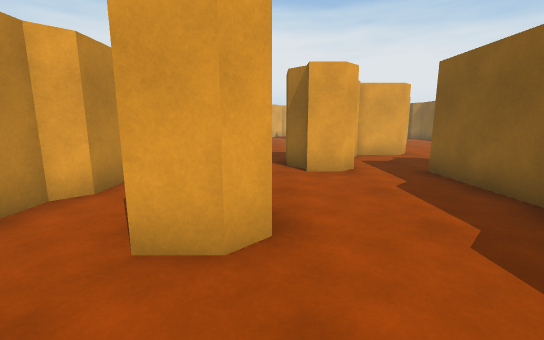
[1] (above)

24 first-person views from a walk through a Unity game level. The camera is 1.4 m above the floor, tilts 10° down and sees 90° across. The floor is counted in squares, 1 m on a side. Each view is taken from the middle of a square. On the plan, view 1 faces up. The plan holds only what a view shows up to about 13 squares ahead; the rest is blank. The place goes on beyond the plan. The player is left out.

[2]
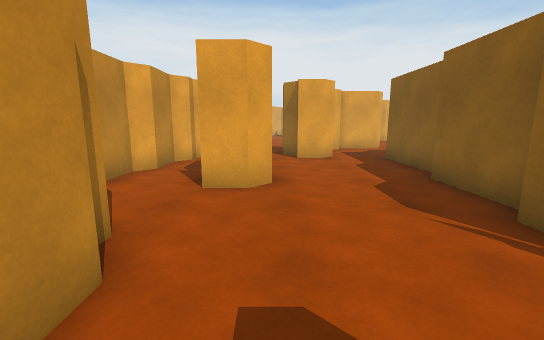

[3]
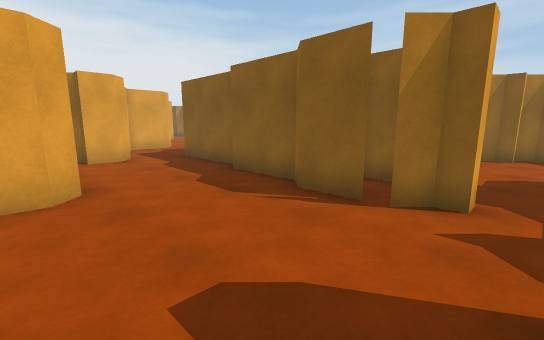

[4]
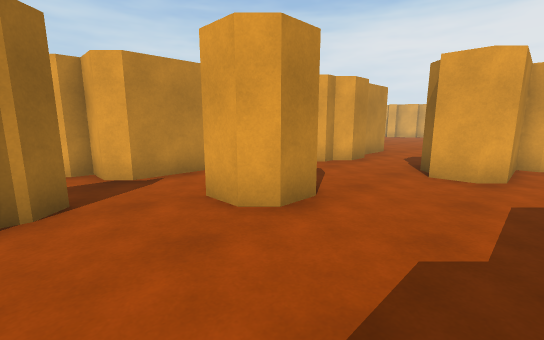

[5]
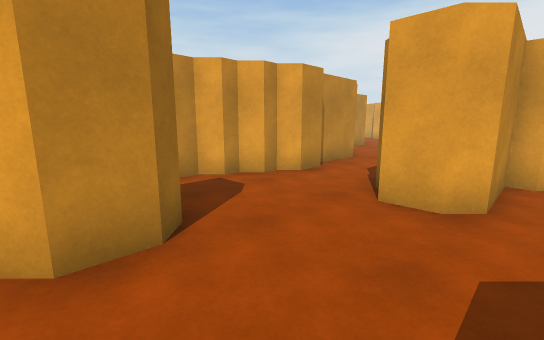

[6]
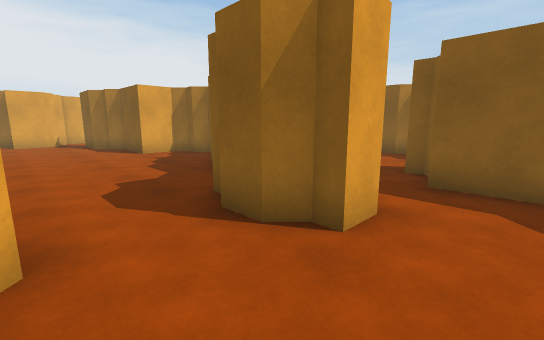

[7]
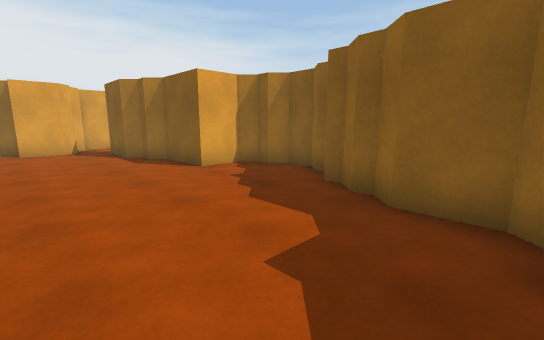

[8]
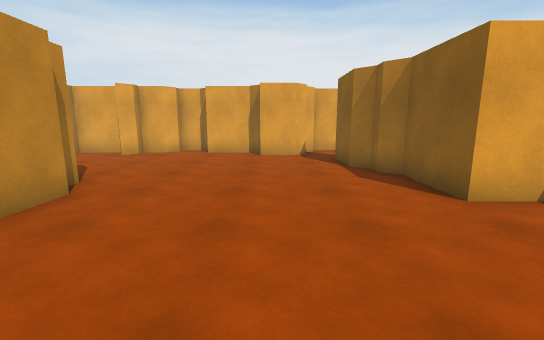

[9]
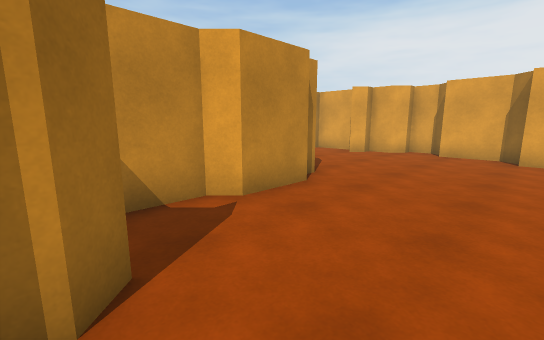

[10]
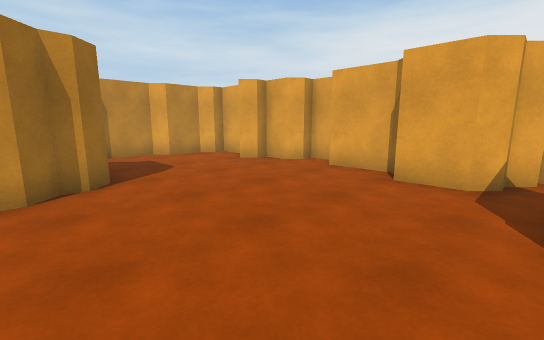

[11]
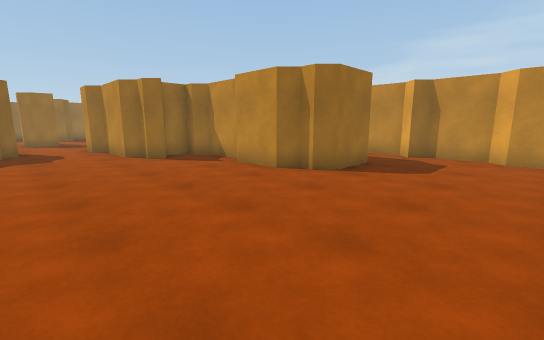

[12]
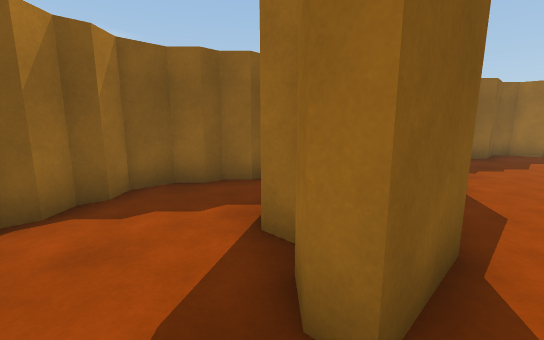

[13]
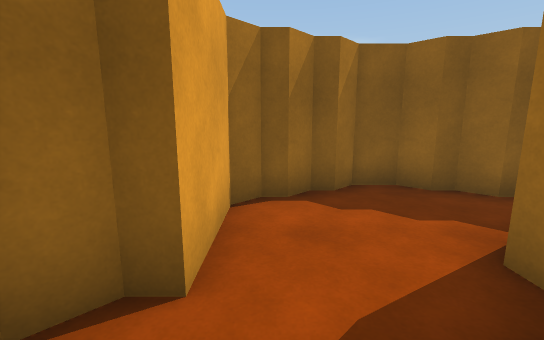

[14]
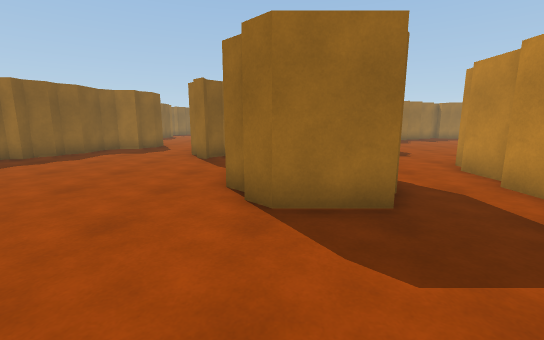

[15]
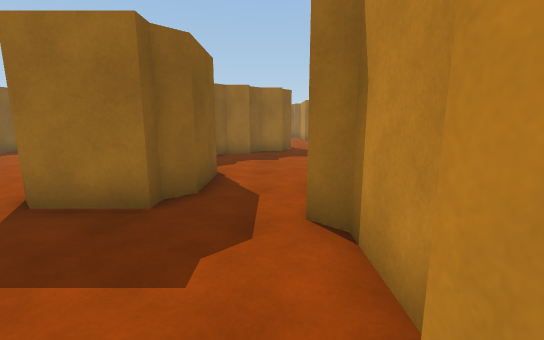

[16]
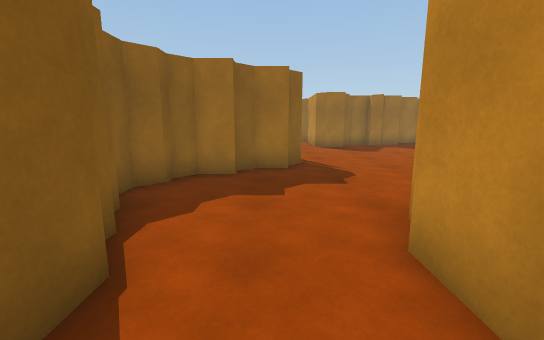

[17]
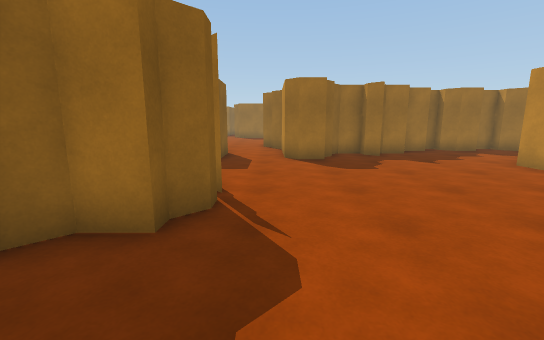

[18]
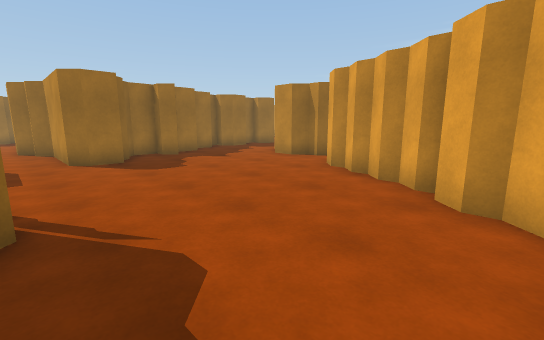

[19]
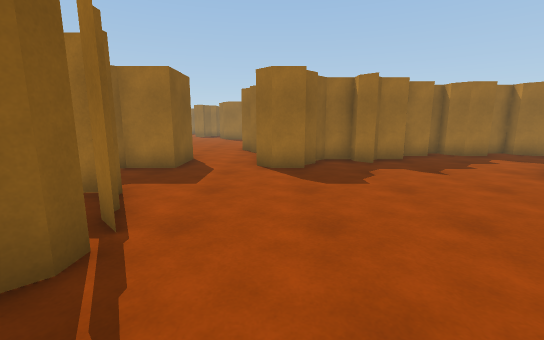

[20]
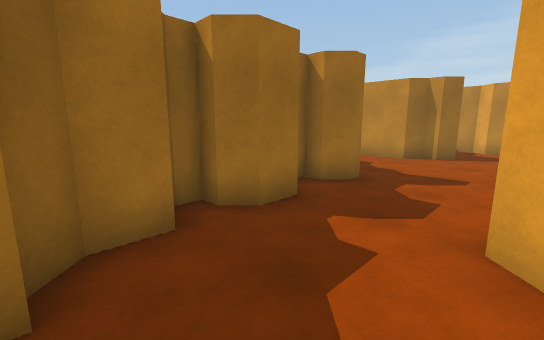

[21]
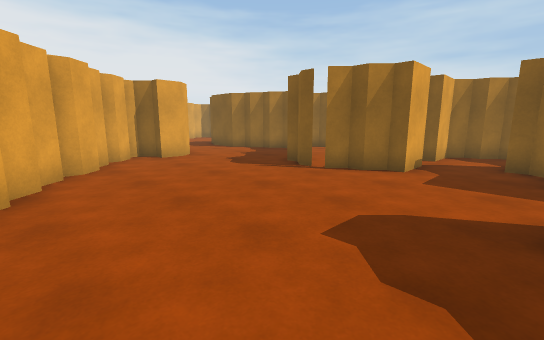

[22]
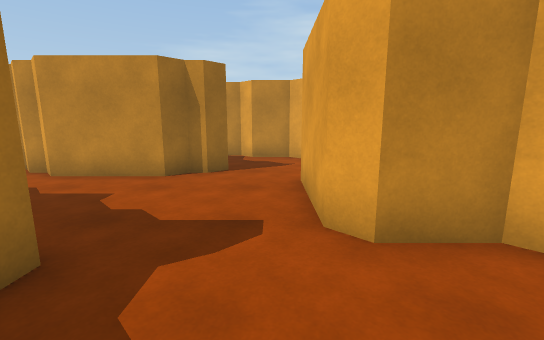

[23]
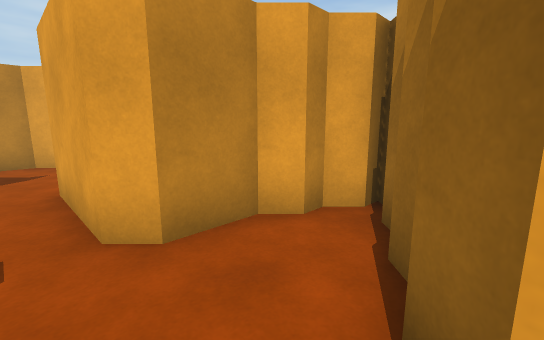

[24]
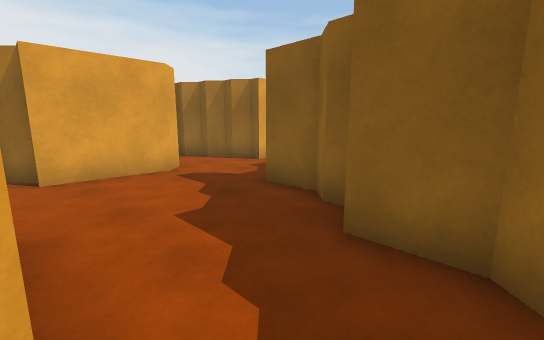

### Floor plan
Key: @ floor where view 1 was taken; # wall or solid block; . floor.
Columns run from 30 left of view 1 to 13 right of it. Each row starts with its distance up from view 1.
 28                         ###    ###
 27                     #####.###### ####
 26                    ##..#.....##.....##
 25                    #.................#
 24                    #............#....#
 23                    #............###..#
 22                    #............## .##
 21                    #.............#  #
 20                    #..###........#
 19                   ##..# ##.......###
 18                   #...#  #.........#
 17                ####...####.........#
 16               ##.##....##..........#
 15               #........##.........##
 14              ##........#####.....##
 13             ##........##   #.....##
 12             #........##    #.....####
 11            ##......###     #....##...   .#
 10            #.......##      ##..##........#
  9        #  ..........#      ##..##......
  8      #####..........########...##...#
  7      #.####..............###.......##
  6  ##  #..###...............#........#
  5 ..####..##............#   #........#
  4 ................##..###   #..##...##
  3 .............#####..#     #..##...#
  2 #...........##   #...   ###.......#
  1 ##....#.#####    #...   #.........#
  0  #...####        ##..      ##.@...##
 -1  #...#            #.        #.....##     ##
 -2 ##..##            #.        # ....##......##
 -3 #. .#                        ..............#

Positions as (right, up) in squares from view 1, and headings:
1: (0, 0), facing up
2: (0, -3), facing up
3: (-1, -3), facing up-right
4: (3, 0), facing up-left
5: (3, 3), facing up-left
6: (-2, 6), facing up-right
7: (-2, 11), facing up-right
8: (-1, 14), facing up
9: (-1, 14), facing up-left
10: (1, 19), facing up-left
11: (1, 25), facing down-left
12: (1, 26), facing down-right
13: (1, 26), facing right
14: (-6, 25), facing down
15: (-10, 25), facing down
16: (-10, 20), facing down
17: (-12, 15), facing down
18: (-11, 15), facing down-left
19: (-13, 13), facing down
20: (-18, 5), facing down-left
21: (-18, 5), facing up-right
22: (-22, 4), facing left
23: (-22, 4), facing up-left
24: (-29, -3), facing up-right
